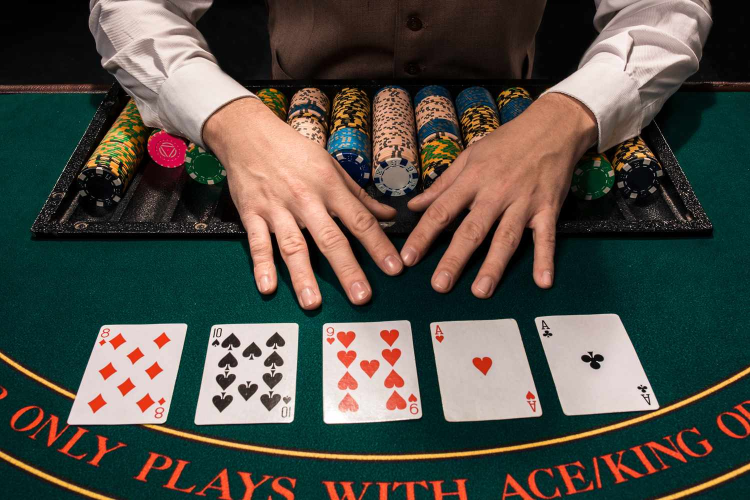
//> input picture OpenCV-C++/Resources/cards.jpg, 1500 x 1000 px (shown at 1/2 size)
$ ./warp_perspective   (built with g++ and OpenCV 4)
//> lines starting //> are read from the running program, lines starting //| are printed output that depends on the picture; after the words box and inside, x2 and y2 are one past the last pixel; in counts of white or black regions, pixels touching at a corner belong together
#include <opencv2/imgcodecs/imgcodecs.hpp>
#include <opencv2/highgui/highgui.hpp>
#include <opencv2/imgproc.hpp>
#include <iostream>

using namespace std;
using namespace cv;

int main() {
	Mat matrix, imgWarp;
	float width = 250, height = 350; //Height of a playing card (trying to keep the same aspect ratio)

	string path = "Resources/cards.jpg";
	Mat img = imread(path);
//> img is the input picture: 1000 rows x 1500 cols, CV_8UC3; mean B, G, R 71.1, 79, 81.1

	//You can edit in Paint to see the exact point of where the cursor is
	//Top left = 205, 650 : Bottom Left = 135, 845 : Top Right = 370, 645 : Bottom Right = 325, 840

	Point2f src[4] = { {205, 650}, {135, 845}, {370, 645}, {325, 840} }; //Define an array of floating point Points
	Point2f dest[4] = { {0.0f, 0.0f}, {0.0f, height}, {width, 0.0f}, {width, height} }; //An array of corresponding points to translate (Destination points) (0.0f means float value)

	//Matrix to transform to find the warp
	matrix = getPerspectiveTransform(src, dest); //Gives us a matrix to input values and output corresponding values
	warpPerspective(img, imgWarp, matrix, Point(width, height)); //Takes the matrix and warps it into a usable image with a width and height
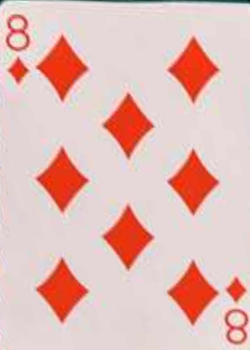
//> imgWarp: 350 rows x 250 cols, CV_8UC3; mean B, G, R 184.3, 189.4, 227.5

	//Create circles around the points of the cards
	for (int i = 0; i < 4; i++) {
		circle(img, src[i], 10, Scalar(255, 0, 0), FILLED);
	}
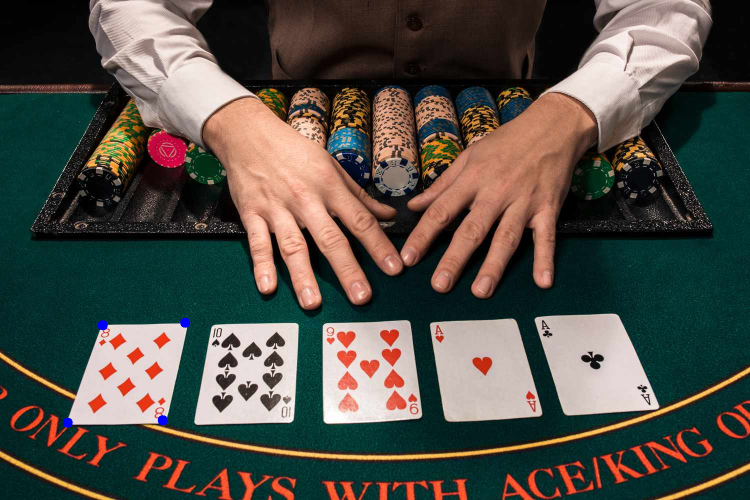
//> img: 1000 rows x 1500 cols, CV_8UC3 (shown at 1/2 size); 0.08% of pixels changed, all inside (x1, y1, x2, y2) = (125, 635, 381, 856)

	imshow("Image", img);
	imshow("Image Warp", imgWarp);

	waitKey(0);
}

$ run again, with OpenCV-C++/Resources/temple.jpg copied over OpenCV-C++/Resources/cards.jpg
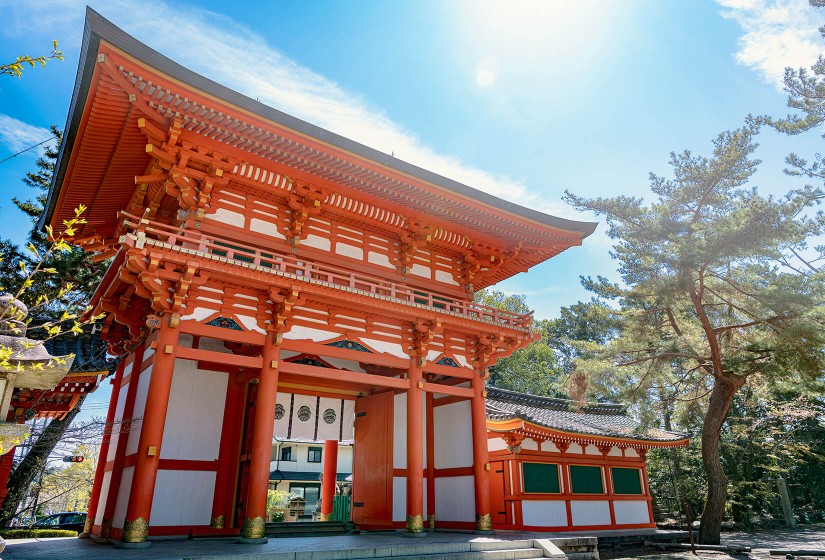
//> input picture OpenCV-C++/Resources/temple.jpg, 1650 x 1120 px (shown at 1/2 size)
//> img is the input picture: 1120 rows x 1650 cols, CV_8UC3; mean B, G, R 123.7, 127.7, 139.9
//> `warpPerspective(img, imgWarp, matrix, Point(width, height));`:
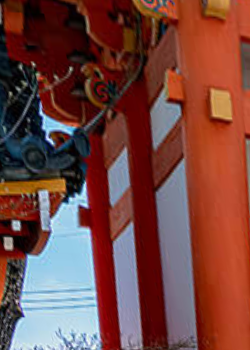
//> imgWarp: 350 rows x 250 cols, CV_8UC3; mean B, G, R 64.6, 69.9, 117.5
//> after the loop `for (int i = 0; i < 4; i++)`:
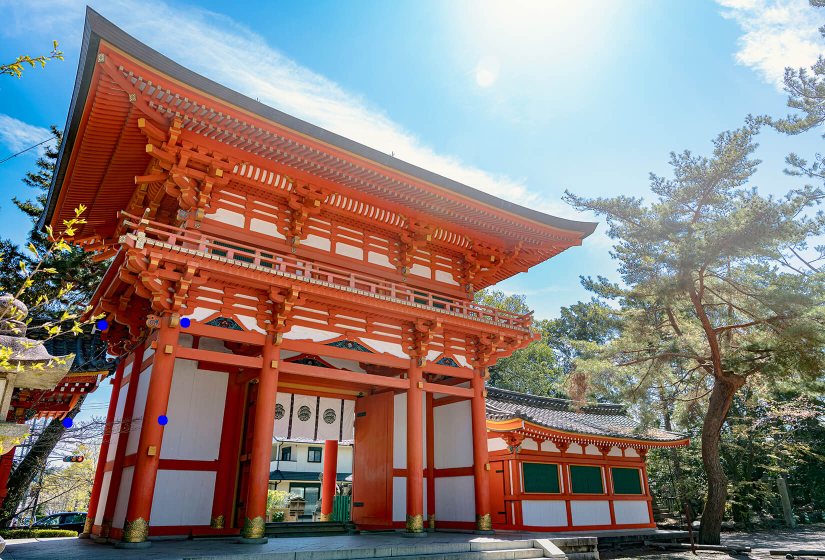
//> img: 1120 rows x 1650 cols, CV_8UC3 (shown at 1/2 size); 0.07% of pixels changed, all inside (x1, y1, x2, y2) = (125, 635, 381, 856)
